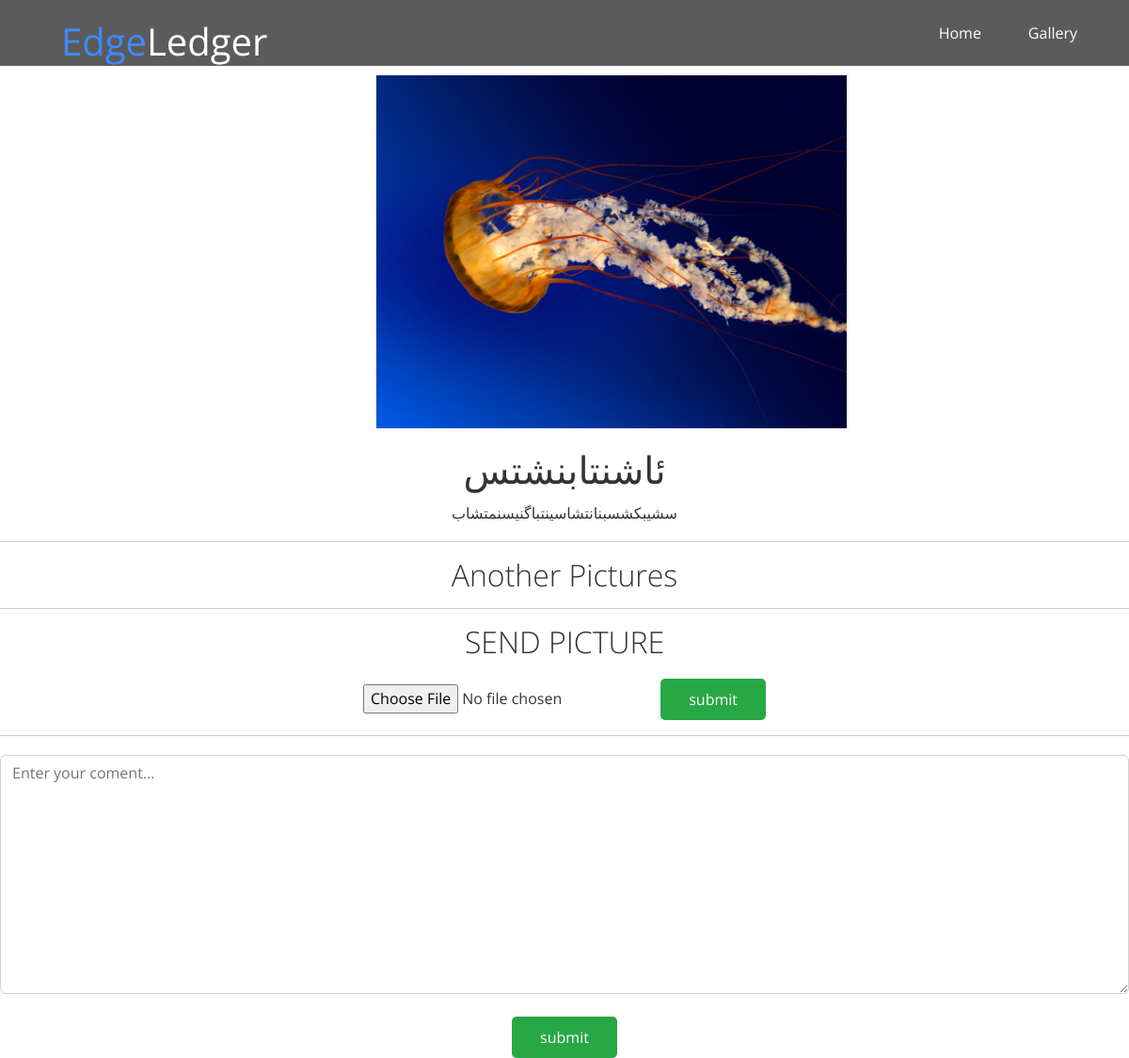
The page /13/ on the database its author committed.
### articles/models.py (models this page shows, shortened)
class Article(models.Model):
    title = models.CharField( max_length=120)
    description = models.TextField()
    is_active = models.BooleanField()
    image=models.ImageField(upload_to="article-images")
    related_user=models.ForeignKey(User, on_delete=models.CASCADE)

### articles/views.py (the view)
# urls.py: path('<int:id>/', retrieve , name ='Retrieve'),
def retrieve(request,id):
    article = Article.objects.get(id=id)
    gallery = GalleryForm()
    if request.method == 'POST':
        form = CommentForm(request.POST)
        if form.is_valid():
            form.save()
        form2 = GalleryForm(request.POST)
        if form2.is_valid():
            form2.save()
    else:
        form = CommentForm()
        form2=GalleryForm()
        Comment_form = CommentForm()
        gallery = GalleryForm()
    context ={
        'article':article,
        'comment_form':Comment_form,
        'gallery':gallery
    }
    return render(request,'retrieve.html', context)

### articles/forms.py
class CommentForm(ModelForm):
    class Meta:
        model = Comment
        fields = '__all__'

class GalleryForm(ModelForm):
    class Meta:
        model = Gallery
        fields = '__all__'

### articles/templates/retrieve.html (shortened to what this page needs)
{% extends 'layout.html' %}
{% block content %}
    {%if article.image %}
        <img src="{{article.image.url}}" class="ctim">
    {% endif %}
    <div class="navbar top" id="navbar">
        <a href="http://127.0.0.1:8000/">
        <h1 class="logo">
        <span class="text-primary"> Edge</span>Ledger
        </h1>
        </a>
      <nav>
        <ul>
         <li><a href="Index.html">Home</a></li>
         <li><a href="#gallery">Gallery</a></li>
      </nav>
    </div>
    <h1>{{article.title}}</h1>
    <p>{{article.description}}</p>
    <hr>
    <h2>Another Pictures</h2>
    <hr>
    <h2>SEND PICTURE</h2>
    <div>
        <form action="" method="POST" enctype="multipart/form-data" >
        <input type="file" name="image"  accept="image/*" required id ="id_image">
        <input type="submit" value="submit" class="btn btn-primary">
        </form>
    </div>
    <hr>
    <form action="" method="POST">
        <textarea name="content" cols="30" rows="10" class="form-control mb-4" placeholder="Enter your coment..." ></textarea>
        <input type="submit" value="submit" class="btn btn-primary">
    </form>
{% endblock content %}

### articles/templates/_header.html (style rules this page uses)
* { box-sizing: border-box; padding: 0; margin: 0; }
body { font-family: 'Open Sans', sans-serif; background: #fff; color: #333; line-height: 1.6; }
ul { list-style: none; }
a { color: #333; text-decoration: none; }
h1,h2 { font-weight: 300; line-height: 1.2; }
p { margin: 10px 0; }
img { width: 100%; }
.text-primary { color: #28a745; }
.btn { cursor: pointer; display: inline-block; padding: 10px 30px; color: #fff; background-color: #28a745; border: none; border-radius: 5px; }
.btn-primary, .bg-primary { background: #28a745; color: #fff; }

### articles/templates/retrieve.html (style rules this page uses)
.ctim { margin-top: 80px; margin-left: 400px; align-items: center; justify-content: center; width: 500px; }
h1 , h2 ,h5 , p , img { margin: 10px; text-align: center; justify-content: center; }
form { margin-top: 20px; text-align: center; justify-content: center; }
.navbar { display: flex; align-items: center; justify-content: space-between; background-color: #333; color: #fff; opacity: 0.8; width: 100%; height: 70px; position: fixed; top: 0px; padding: 0 30px; transition: 0.5s; }
.navbar.top { background: transparent; background-color: #333; opacity: 0.8; }
.navbar a { color: #fff; padding: 10px 20px; margin: 0 5px; }
.navbar ul { display: flex; }
.navbar .logo { font-weight: 400 ; }

### rows shown on the page
Article: image (picture), title "ئاشنتابنشتس", description "سشیبکشسبنانتشاسینتباگنیسنمتشاب"
